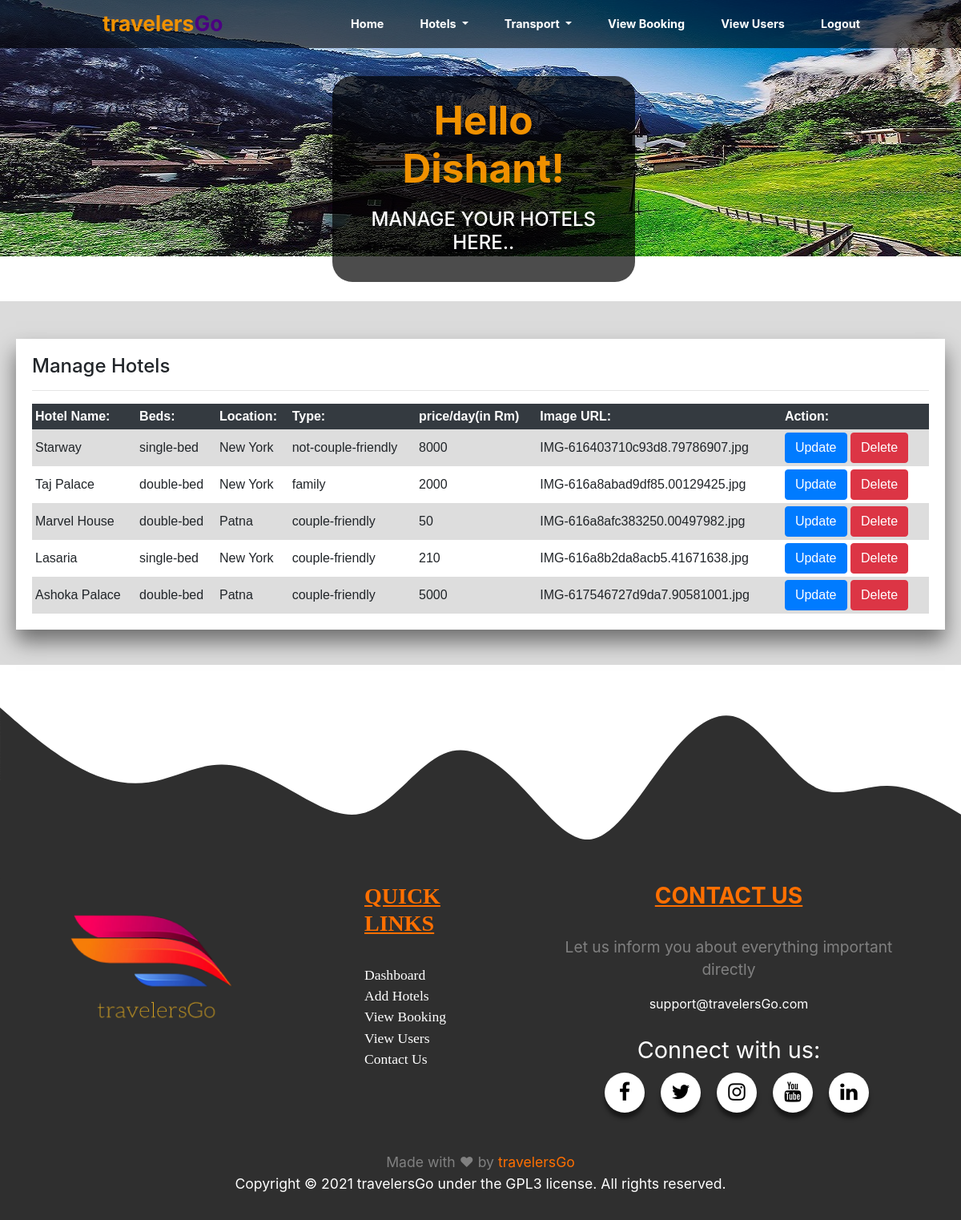
Screenshot of /Travel/admin/edit_hotel.php (signed in) with the database file from the repository.
### tables this page shows
CREATE TABLE `hotel` (
  `id` int(11) NOT NULL,
  `hotel_name` varchar(255) NOT NULL,
  `beds` varchar(255) NOT NULL,
  `location` varchar(255) NOT NULL,
  `type` varchar(255) NOT NULL,
  `price` int(11) NOT NULL,
  `image` text NOT NULL
);

### Travel/admin/edit_hotel.php (the view, shortened to what this page needs)
<?php
if (isset($_SESSION['id']) && isset($_SESSION['user_name'])) {
?>
<!DOCTYPE html>
<html>
<head>
  <link rel="stylesheet" type="text/css" href="style.css">
  <link rel="stylesheet" href="https://maxcdn.bootstrapcdn.com/bootstrap/4.4.1/css/bootstrap.min.css">
  <link rel="stylesheet" href="https://cdnjs.cloudflare.com/ajax/libs/font-awesome/4.7.0/css/font-awesome.min.css">
</head>
<body>
  <nav class="navbar navbar-expand-lg navbar-light fixed-top" id="navhead">
    <p style="color:rgb(240, 145, 0);font-size: 1.65em;font-weight: bolder;padding-left: 110px;margin: 2px;">travelers<span style="color:indigo;">Go</span> </p>
    <div class="collapse navbar-collapse justify-content-end" id="navbarSupportedContent">
      <ul id="navbar" class="navbar-nav ">
        <li>
          <a  id="nav"  href="../home.php">Home<span class="sr-only">(current)</span></a>
        </li>
          <li class="dropdown">
                <a id="nav" href="#" class="dropdown-toggle" data-toggle="dropdown" >Hotels<span class="caret"></span> </a>
          </li>
        <li class="dropdown">
                <a id="nav" href="#" class="dropdown-toggle" data-toggle="dropdown" >Transport<span class="caret"></span> </a>
          </li>
        <li id="list">
          <a   id="nav"   href="view_booking.php">View Booking</a>
        </li>
        <li id="list">
          <a   id="nav"   href="view_user.php">View Users</a>
        </li>
        <li id="lists">
          <a   id="nav"   href="logout.php">Logout</a>
        </li
      </ul>
    </div>
  </nav>
  <div class="container" id="mains">
   <div class="row" style="padding-top: 95px;">
     <div class="col-md-6" style="padding: 26px;background-color: rgba(0, 0, 0, 0.7);border-radius: 25px;" >
       <h1 style="font-size: 3.1em;font-weight: bolder;color: rgb(240, 145, 0);">Hello <?php echo $_SESSION['name'];?>! </h1>
       <h3 style="margin-top:20px;color: white;font-size: 1.5em;">MANAGE YOUR HOTELS HERE..</h3>
</div>
</div>
</div>
<br>
<div style="background:rgba(215,215,215,0.9);">
<br>
  <br>
    <div style="background: white;margin: 20px;padding: 20px;margin-top: -1px;box-shadow: 0 15px 25px rgba(0,0,0,0.5);">
    <h4>Manage Hotels</h4><hr>
<table>
  <tr class="bg-dark text-white">
    <th>Hotel Name:</th>
    <th>Beds:</th>
    <th>Location: </th>
    <th>Type:</th>
    <th>price/day(in Rm)</th>
    <th>Image URL:</th>
    <th>Action:</th>
  </tr>
<?php
include 'db_conn.php';
  $q="select * from hotel";
  $query=mysqli_query($conn,$q);
  while ($res=mysqli_fetch_array($query)) {
?>
  <tr>
    <td><?php echo $res['hotel_name']; ?></td>
    <td><?php echo $res['beds']; ?></td>
    <td><?php echo $res['location']; ?></td>
     <td><?php echo $res['type']; ?></td>
     <td><?php echo $res['price']; ?></td>
     <td><?php echo $res['image']; ?></td>
    <td> <button type="submit" class="btn btn-primary"><a href="update_hotel.php?id=<?php echo      $res['id']; ?>" class="text-white">Update</a></button>
          <button type="submit" class="btn btn-danger"><a href="delete_hotel.php?id=<?php echo $res['id']; ?>"class="text-white"> Delete</a></button></td>
  </tr>
<?php
  }
?>
</table>
  </div>
<br>
</div>
<div style="margin-bottom: -5px;">
</div>
<footer class="page-footer font-small indigo" id="contact">
  <div class="container-fluid" style="background:rgb(47,47,47); padding-bottom: 40px;">
    <div class="row">
      <div class="col-md-4" style="margin: 15px;text-transform: uppercase;font-family:Candara;font-size: 0.8em;color: white;">
         <img style="margin-left: 35px;"  width="67%" height="89%" src="logo.png">
      </div>
      <div id="quick_link" class="col-md-2" style="margin: 10px;font-family:Candara;font-size: 1.1em;color: white;">
        <h3 style="color:#ff6f00;font-weight: bolder;text-decoration: underline;">QUICK LINKS</h3>
        <br>
        <a class="link_hover" style="color: white;text-decoration: none;" href="#about">Dashboard</a><br>
        <a class="link_hover" style="color: white;text-decoration: none;" href="#">Add Hotels</a><br>
        <a class="link_hover" style="color: white;text-decoration: none;" href="#">View Booking</a><br>
        <a class="link_hover" style="color: white;text-decoration: none;" href="#">View Users</a><br>
        <a class="link_hover" style="color: white;text-decoration: none;" href="#contact">Contact Us</a>
      </div>
      <div class="col-md-5 socialmail" style="margin: 10px;text-align: center;">
        <h3 style="color: #ff6f00;font-weight: bolder;text-decoration: underline;text-align: center;">CONTACT US</h3><br>
        <p style="color: grey;font-size: 1.2em;">Let us inform you about everything important directly</p>
        <a  id="mail" href=mailto:support@srjrnw9@gmail.com">support@travelersGo.com</a>
        <br>
        <br>
        <div class="social-menu">
  <p style="font-size: 1.8em;color: white;text-align: center;">Connect with us:</p><br>
  <ul>
    <li><a href=#" target="_blank"><i class="fa fa-facebook"></i></a></li>
    <li><a href="#" target="_blank"><i class="fa fa-twitter"></i></a></li>
    <li><a href="#" target="_blank"><i class="fa fa-instagram"></i></a></li>
    <li><a href="#" target="_blank"><i class="fa fa-youtube"></i></a></li>
    <li><a href="#" target="_blank"><i class="fa fa-linkedin"></i></a></li>
  </ul>
</div>
     </div>
    </div>
  </div>
  <div class="footer-copyright text-center py-3" style="background-color:rgb(47,47,47);color: grey;font-size: 1.1em;line-height: 1.5em;" >Made with  &#10084;  by  <a style="color: #ff6f00" href="https://scriptindia.org/">travelersGo</a> <br>
    <p style="color: white;"> Copyright © 2021 travelersGo under the GPL3 license. All rights reserved.</p>
  </div>
</footer>
</body>
</html>
<?php
}else{
    header("Location:../index.php");
    exit();
}
 ?>

### Travel/admin/style.css (style rules this page uses)
.social-menu ul { position: absolute; top: 97%; left: 52%; transform: translate(-50%, -50%); padding: 0; margin: 0; display: flex; }
.social-menu ul li { list-style: none; margin: 0px; }
.social-menu ul li .fa { color: #000000; font-size: 25px; line-height: 50px; transition: .5s; }
.social-menu ul li a { position: relative; display: block; width: 50px; height: 50px; border-radius: 50%; background-color: white; text-align: center; transition: 0.5s; transform: translate(0,0px); box-shadow: 0px 7px 5px rgba(0, 0, 0, 0.5); }
#mail { color:white; }

### Travel/admin/edit_hotel.php (style rules this page uses)
body { background-image: url(4.jpg); background-repeat: no-repeat; margin: 0; padding: 0; height: 100vh; }
#mains { padding-left: 400px; text-align: center; }
li { color: white; padding: 10px; margin-right: 25px; }
a { color:black; }
#nav { color: white; }
#navhead { background:rgba(0, 0, 0, 0.6); }
#navbarSupportedContent>ul { font-size: 0.9em; font-weight: bolder; }
#lists { margin-right: 100px; }
table { font-family: arial, sans-serif; border-collapse: collapse; width: 100%; }
td, th { text-align: left; padding: 4px; }
tr:nth-child(even) { background-color: #dddddd; }

### rows the page displays
hotel: hotel_name "Starway", beds "single-bed", location "New York", type "not-couple-friendly", price "8000", image "IMG-616403710c93d8.79786907.jpg"
hotel: hotel_name "Taj Palace", beds "double-bed", location "New York", type "family", price "2000", image "IMG-616a8abad9df85.00129425.jpg"
hotel: hotel_name "Marvel House", beds "double-bed", location "Patna", type "couple-friendly", price "50", image "IMG-616a8afc383250.00497982.jpg"
hotel: hotel_name "Lasaria", beds "single-bed", location "New York", type "couple-friendly", price "210", image "IMG-616a8b2da8acb5.41671638.jpg"
hotel: hotel_name "Ashoka Palace", beds "double-bed", location "Patna", type "couple-friendly", price "5000", image "IMG-617546727d9da7.90581001.jpg"

### other values shown
$_SESSION['name'] "Dishant"
